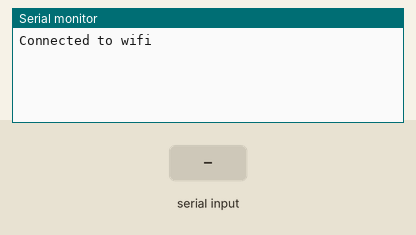
Recording of a sketch running on a simulated Arduino MKR. Shown: the last lines printed to the serial monitor. Inputs (shaded band) come from the test bench. WiFi joins after 1.5 s; servers stay silent unless stated.

Above: at 12.7 s.
12.8 s: "1" received over the second serial link
At 13.16 s:
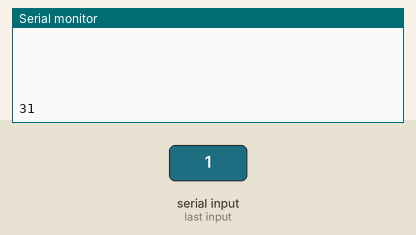
14.4 s: "0" received over the second serial link
At 14.66 s:
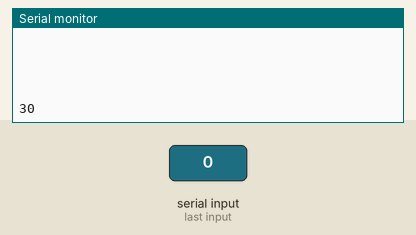
15.9 s: "2" received over the second serial link
At 16.16 s:
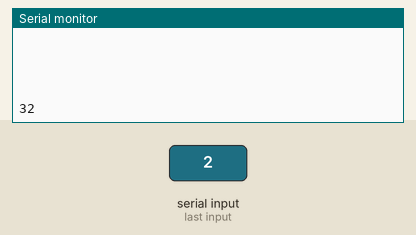

Measured:
- after the input at 12.8 s, the serial monitor: prints a new line after 0.10 s (image 1)
- after the input at 14.4 s, the serial monitor: prints a new line at once (image 2)
- after the input at 15.9 s, the serial monitor: prints a new line at once (image 3)

The sketch:

WiFirebase.ino
```cpp
/*
  Web client

 This sketch connects to a website (http://www.google.com)
 using a WiFi shield.

 This example is written for a network using WPA encryption. For
 WEP or WPA, change the Wifi.begin() call accordingly.

 This example is written for a network using WPA encryption. For
 WEP or WPA, change the Wifi.begin() call accordingly.

 Circuit:
 * WiFi shield attached

 created 13 July 2010
 by dlf (Metodo2 srl)
 modified 31 May 2012
 by Tom Igoe
 */


#include <SPI.h>
#include <WiFi101.h>
#include <SoftwareSerial.h>

#define CWRX 0
#define CWTX 53
char ssid[] = "yaosiphone"; //our network SSID (name)
char pass[] = "xyxy1111";    // your network password (use for WPA, or use as key for WEP)
int keyIndex = 0;            // your network key Index number (needed only for WEP)

//SoftwareSerial Serial1(CWRX, CWTX);


int status = WL_IDLE_STATUS;
// if you don't want to use DNS (and reduce your sketch size)
// use the numeric IP instead of the name for the server:
//IPAddress server(74,125,232,128);  // numeric IP for Google (no DNS)
char server[] = "epics.ecn.purdue.edu";    // name address for Google (using DNS)

// Initialize the Ethernet client library
// with the IP address and port of the server
// that you want to connect to (port 80 is default for HTTP):
WiFiClient client;
byte cmdscan[] = {0x43, 0x03, 0x01};

void setup() {
  //Initialize serial and wait for port to open:
  Serial.begin(9600);
  Serial1.begin(9600);

  while (!Serial) {
    ; // wait for serial port to connect. Needed for native USB port only
  }
  randomSeed(analogRead(0));


  // check for the presence of the shield:
  if (WiFi.status() == WL_NO_SHIELD) {
    ////Serial.println("WiFi shield not present");
    // don't continue:
    while (true);
  }

  // attempt to connect to Wifi network:
  while (status != WL_CONNECTED) {
   // //Serial.print("Attempting to connect to SSID: ");
    ////Serial.println(ssid);
    // Connect to WPA/WPA2 network. Change this line if using open or WEP network:
    status = WiFi.begin(ssid, pass);

    // wait 10 seconds for connection:
    delay(10000);
  }
  Serial.println("Connected to wifi");
  printWifiStatus();

  ////Serial.println("\nStarting connection to server...");
  // if you get a connection, report back via serial:

}


void loop() {
  // if there are incoming bytes available
  // from the server, read them and print them:
  char outBuf[128];
  byte incomingByte;

  memset(outBuf,sizeof(outBuf),0);
  if (client.connect(server, 80)) {
    //Serial.println("connected to server");
    // Make a HTTP request:

    int counter = 0;
    int res[30] = { 0 };
    int current_tag_hash = 0;
         Serial1.write(cmdscan, sizeof(cmdscan));
       while (Serial1.available()) {
        incomingByte = Serial1.read();
        Serial.print(incomingByte,HEX);
        Serial.print(" ");
        if (counter >= 10) //store only ID bytes returned form scan command
        {
            res[counter - 10] = incomingByte;
            current_tag_hash+=incomingByte%10007;
        }
        counter++;
    }

    if( current_tag_hash!=0)
    {
      sprintf(outBuf,"GET /uprc/secret/firebaseTest.php?arduino_data=%d HTTP/1.1", current_tag_hash);
      client.println(outBuf);
      memset(outBuf,sizeof(outBuf),0);
      sprintf(outBuf,"Host: %s", server);
      client.println(outBuf);
      client.println("Connection: close");
      client.println();
    }
  }
  if (!client.connected()) {
    ////Serial.println();
    ////Serial.println("disconnecting from server.");
    client.stop();
    }

  delay(100);

  // if the server's disconnected, stop the client:

   client.stop();
   Serial.println(" ");

    // do nothing forevermore:
}


void printWifiStatus() {
  // print the SSID of the network you're attached to:
  ////Serial.print("SSID: ");
  ////Serial.println(WiFi.SSID());

  // print your WiFi shield's IP address:
  IPAddress ip = WiFi.localIP();
  ////Serial.print("IP Address: ");
  ////Serial.println(ip);

  // print the received signal strength:
  long rssi = WiFi.RSSI();
  ////Serial.print("signal strength (RSSI):");
  ////Serial.print(rssi);
  //////Serial.println(" dBm");
}
```
